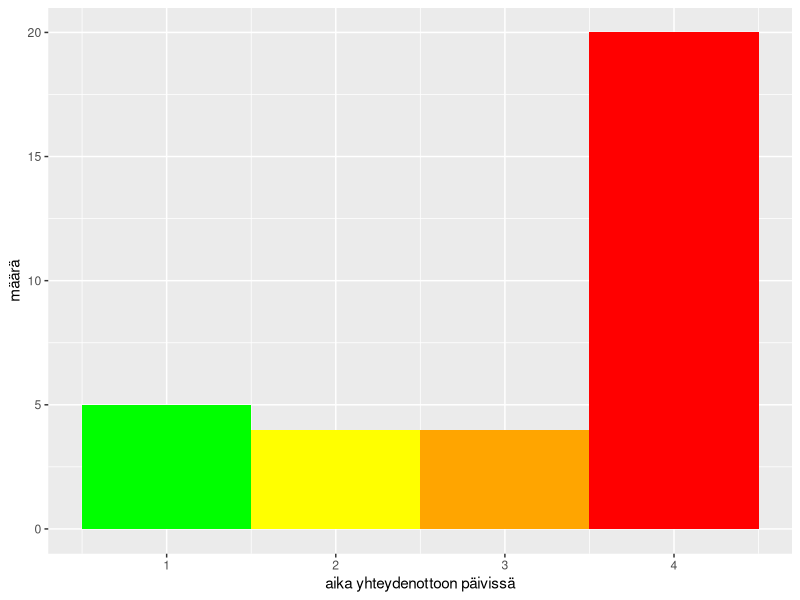

Here is the R script that generated this plot:
## ---- chunk 1
knitr::opts_chunk$set(echo = TRUE)
if (!require(tidyverse)) {install.packages("tidyverse")}
if (!require(ggplot2)) {install.packages("ggplot2")}
## ---- chunk 2
SAPnumber <- sort(rep(seq(from = 111, to = 121, by=1),3)) #haastattelijan ID
targetID <- seq(from = 1001, to = 1001+length(SAPnumber)-1, by = 1) #kohdehenkilön ID
ajat <- sample(seq(as.POSIXct('01/07/2020', format="%d/%m/%y"), as.POSIXct("08/07/2020", format="%d/%m/%y"), by="15 mins"), 50)
received <- sample(ajat, length(SAPnumber)) #haastattelija ottanut vastaan 
actionTime <- received+runif(length(SAPnumber), 0, 518400) #toimenpiteen ajankohta
contactTime <- actionTime-received

df <- data.frame("SAPnumber"=SAPnumber, "targetID"=targetID, "received"=received, "actionTime"=actionTime, "contactTime"=contactTime)

## ---- chunk 3
print(df)
mean(df$contactTime)
## ---- chunk 4
df$duration <- 0
df$duration[df$contactTime<1440] = 1 #less than 1 day
df$duration[(df$contactTime>1440) & (df$contactTime <2880)] = 2 #less than 2 days
df$duration[(df$contactTime>2880) & (df$contactTime <4320)] = 3 #less than 3 days
df$duration[df$contactTime>4320] = 4 #more than 3 days
## ---- chunk 5

colors = c("green","yellow","orange", "red")

ggplot(df, aes(x=duration))+
  geom_histogram(binwidth=1, fill=colors)+
  labs(x="aika yhteydenottoon päivissä", y="määrä")
  
## ---- chunk 6
subset(df, duration==4)
